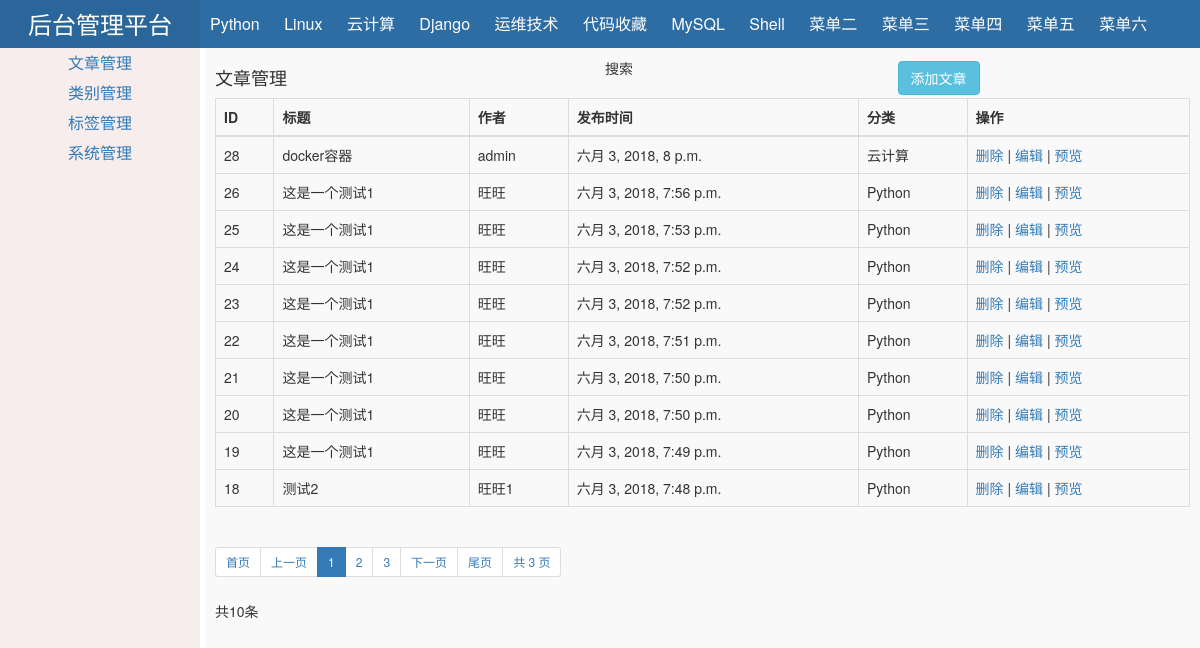
Page /backend/ on the committed database.
### users/models.py (models this page shows, shortened)
class Classify(models.Model):
    name = models.CharField(verbose_name='名称',max_length=12)
    class Meta:
        db_table = 'classify'
        verbose_name_plural = '文章分类'
        verbose_name = '文章分类'
    def __str__(self):
        return self.name

class Article(models.Model):
    title = models.CharField(verbose_name='标题',max_length=32,)
    author = models.CharField(verbose_name='作者',max_length=12)
    summary = models.CharField(verbose_name='摘要', max_length=100)
    img = models.ImageField(verbose_name='缩略图',upload_to="./article/",
                            help_text="大小200*200，不超过200k",
                            default="/upload/article/common.jpg",
                            auto_created=True,
                            null=True,blank=True)
    content = models.TextField(verbose_name='内容', max_length=9999)
    tag = models.ManyToManyField('Tag',verbose_name='标签')
    classify = models.ForeignKey('Classify',verbose_name='分类')
    create_time = models.DateTimeField(verbose_name='发布时间',auto_now_add=True)
    update_time = models.DateTimeField(verbose_name='更新时间',auto_now_add=True)
    class Meta:
        db_table = 'article'
        verbose_name_plural = '全部文章'

### backend/views.py (the view)
def index(request):
    current_page = request.GET.get('page')
    count_pages = Article.objects.all().count()
    page_obj = Pagination(count_pages, current_page)
    classify_list = Classify.objects.annotate(num_article=Count('article'))
    article_list = Article.objects.all().order_by('-create_time')[page_obj.start():page_obj.end()]
    return render(request,'backend/index.html',{'classify_list':classify_list,'article_list':article_list,'page_obj':page_obj})

### backend/pages.py (called while the page is built, shortened)
    def start(self):
        return (self.current_page-1) * self.per_page_item_num

    def end(self):
        return self.current_page * self.per_page_item_num

    @property
    def num_pages(self):
        a,b = divmod(self.total_count,self.per_page_item_num)
        if b == 0:
            return a
        return a+1

    def pager_num_range(self):
        if self.num_pages < self.max_page_num:
            return range(1,self.num_pages+1)

### templates/backend/index.html (shortened to what this page needs)
<!DOCTYPE html>
<html lang="en">
<head>
    <link rel="stylesheet" href="/static/font-awesome-4.7.0/css/font-awesome.css">
    <link rel="stylesheet" href="/static/bootstrap/css/bootstrap.css">
</head>
<body>
    <div class="header">
        <div class="logo left">后台管理平台</div>
        <div class="hl-menu left">
            {% for classify in classify_list %}
                    <a class="item" href="list_classify.html?nid={{ classify.id }}">{{classify.name}}</a>
            {% endfor%}
            <a class="item" href="">菜单二</a>
            <a class="item" href="">菜单三</a>
            <a class="item" href="">菜单四</a>
            <div class="item-set">
                <a class="item" href="">菜单五</a>
            </div>
            <div class="item-set">
                <a class="item" href="">菜单六</a>
            </div>
        </div>
        <div class="hr-menu right">
                        <a class="item" href="/">
            </a>
            <a class="item" href="">
                <span class="badge bg-primary">2</span>
            </a>
            <a class="item" href="">
                <span class="bg-info badge">1</span>
            </a>
            <a class="item" href="">
                <span class="badge bg-danger">4</span>
            </a>
            <div class="avataar right">
                <a class="item" href="">
                </a>
            </div>
        </div>
    </div>
    <div class="pg_body">
        <div class="menus">
            <a class="item" href="article_list">文章管理</a>
            <a class="item">类别管理</a>
            <a class="item">标签管理</a>
            <a class="item" href="sys_info">系统管理</a>
        </div>
    <div class="content">
    {% block content %}
            <div class="nav-left"><h4>文章管理</h4></div>
        <div class="nav-middle">搜索</div>
            <div class="nav-right"><a href="article_add" class="btn btn-info">添加文章</a></div>
    <div>
    <table align="center" class="table table-hover table-bordered">
        <thead>
        <tr>
            <th>ID</th>
            <th>标题</th>
            <th>作者</th>
            <th>发布时间</th>
            <th>分类</th>
            <th>操作</th>
        </tr>
        </thead>
        <tbody>
            {% for row in article_list %}
                <tr>
                <td>
                    {{ row.id }}
                </td>
                     <td>
                    {{ row.title }}
                </td>
                <td>
                    {{ row.author }}
                </td>
                <td>
                   {{ row.create_time }}
                </td>
                <td>
                   {{ row.classify }}
                </td>
                <td>
                    <a href="article_delete?nid={{ row.id }}"> 删除 </a>
                    |<a href="article_edit?nid={{ row.id }}"> 编辑 </a>
                    |<a href="/article.html?nid={{ row.id }}"> 预览 </a>
                </td>
                </tr>
            {% endfor %}
        </tbody>
    </table>
    <ul class="pagination pagination-sm">
        {{ page_obj.page_str|safe }}
      </ul>
<p>共{{ article_list.count }}条</p>
    {% endblock %}
            </div>
        </div>
    </div>
</body>
</html>

### templates/backend/index.html (style rules this page uses)
body { margin: 0 auto; }
a,a:hover { text-decoration:none }
.left { float: left; }
.right { float: right; }
.header { background-color: #2e6da4; height: 48px; min-width: 1100px; line-height: 48px; }
.header .logo { color: white; width: 200px; background-color: #2b669a; text-align: center; font-size: 24px; }
.header .hl-menu,.hr-menu { color: #e7fff8; font-size: 16px; }
.header .hl-menu .item,.hr-menu .item { color: white; padding:0px 10px; height: 48px; display: inline-block; }
.header .hl-menu .item-set { display: inline-block; position: relative; }
.avataar { display: inline-block; position: relative; }
.pg_body .menus { width: 200px; background-color: #f6edec; position: absolute; left: 0; bottom: 0; top: 48px; }
.pg_body .menus .item { line-height: 30px; font-size: 16px; text-align: center; display: block; }
.pg_body .content { position: absolute; left: 205px; top: 48px; right: 0; bottom: 0; background-color:#f9f9f9; overflow: scroll; padding: 10px 10px; }
.pg_body .content .nav-left { float: left; width: 40%; }
.pg_body .content .nav-middle { width: 30%; float: left; }
.pg_body .content .nav-right { float: right; margin-top: 3px; width: 30%; }

### rows in the picture
Classify: name "Python"
Classify: name "Linux"
Classify: name "云计算"
Classify: name "Django"
Classify: name "运维技术"
Classify: name "代码收藏"
Classify: name "MySQL"
Classify: name "Shell"
Article: id "28", title "docker容器", author "admin", create_time "六月 3, 2018, 8 p.m.", classify "云计算"
Article: id "26", title "这是一个测试1", author "旺旺", create_time "六月 3, 2018, 7:56 p.m.", classify "Python"
Article: id "25", title "这是一个测试1", author "旺旺", create_time "六月 3, 2018, 7:53 p.m.", classify "Python"
Article: id "24", title "这是一个测试1", author "旺旺", create_time "六月 3, 2018, 7:52 p.m.", classify "Python"
Article: id "23", title "这是一个测试1", author "旺旺", create_time "六月 3, 2018, 7:52 p.m.", classify "Python"
Article: id "22", title "这是一个测试1", author "旺旺", create_time "六月 3, 2018, 7:51 p.m.", classify "Python"
Article: id "21", title "这是一个测试1", author "旺旺", create_time "六月 3, 2018, 7:50 p.m.", classify "Python"
Article: id "20", title "这是一个测试1", author "旺旺", create_time "六月 3, 2018, 7:50 p.m.", classify "Python"
Article: id "19", title "这是一个测试1", author "旺旺", create_time "六月 3, 2018, 7:49 p.m.", classify "Python"
Article: id "18", title "测试2", author "旺旺1", create_time "六月 3, 2018, 7:48 p.m.", classify "Python"

### other values in the picture
{{ page_obj.page_str|safe }} "首页 上一页 1 2 3 下一页 尾页 共 3 页"
{{ article_list.count }} "10"
